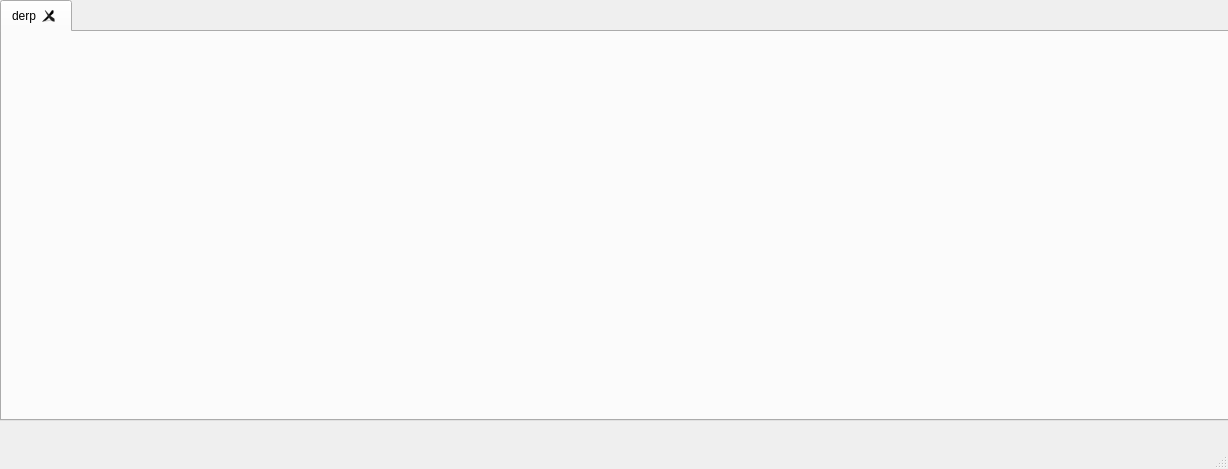
<?xml version="1.0" encoding="UTF-8"?>
<ui version="4.0">
 <class>MainWindow</class>
 <widget class="QMainWindow" name="MainWindow">
  <property name="geometry">
   <rect>
    <x>0</x>
    <y>0</y>
    <width>1228</width>
    <height>469</height>
   </rect>
  </property>
  <property name="sizePolicy">
   <sizepolicy hsizetype="Expanding" vsizetype="Expanding">
    <horstretch>0</horstretch>
    <verstretch>0</verstretch>
   </sizepolicy>
  </property>
  <property name="windowTitle">
   <string>MainWindow</string>
  </property>
  <widget class="QWidget" name="centralWidget">
   <widget class="QTabWidget" name="mainTabs">
    <property name="geometry">
     <rect>
      <x>0</x>
      <y>0</y>
      <width>1231</width>
      <height>421</height>
     </rect>
    </property>
    <property name="layoutDirection">
     <enum>Qt::LeftToRight</enum>
    </property>
    <property name="tabPosition">
     <enum>QTabWidget::North</enum>
    </property>
    <property name="tabShape">
     <enum>QTabWidget::Rounded</enum>
    </property>
    <property name="currentIndex">
     <number>0</number>
    </property>
    <property name="elideMode">
     <enum>Qt::ElideNone</enum>
    </property>
    <property name="tabsClosable">
     <bool>true</bool>
    </property>
    <widget class="QWidget" name="widget">
     <attribute name="title">
      <string>derp</string>
     </attribute>
    </widget>
   </widget>
  </widget>
  <widget class="QStatusBar" name="statusBar"/>
  <widget class="QMenuBar" name="menuBar">
   <property name="geometry">
    <rect>
     <x>0</x>
     <y>0</y>
     <width>1228</width>
     <height>21</height>
    </rect>
   </property>
  </widget>
  <action name="actionMinimize">
   <property name="text">
    <string>Minimize</string>
   </property>
   <property name="shortcut">
    <string>Ctrl+M</string>
   </property>
  </action>
  <action name="actionZoom">
   <property name="text">
    <string>Zoom</string>
   </property>
  </action>
  <action name="actionNew_Soundboard">
   <property name="text">
    <string>New Soundboard</string>
   </property>
   <property name="shortcut">
    <string>Ctrl+N</string>
   </property>
  </action>
  <action name="actionOpen_Soundboard">
   <property name="text">
    <string>Open Soundboard</string>
   </property>
   <property name="shortcut">
    <string>Ctrl+O</string>
   </property>
  </action>
  <action name="actionClose_Soundboard">
   <property name="text">
    <string>Close Soundboard</string>
   </property>
   <property name="shortcut">
    <string>Ctrl+W</string>
   </property>
  </action>
  <action name="actionAbout">
   <property name="text">
    <string>About</string>
   </property>
  </action>
  <action name="actionSave_Soundboard">
   <property name="text">
    <string>Save Soundboard</string>
   </property>
   <property name="shortcut">
    <string>Ctrl+S</string>
   </property>
  </action>
  <action name="actionNext_Soundboard">
   <property name="text">
    <string>Next Soundboard</string>
   </property>
   <property name="shortcut">
    <string>Ctrl+Tab</string>
   </property>
  </action>
  <action name="actionPrevious_Soundboard">
   <property name="text">
    <string>Previous Soundboard</string>
   </property>
   <property name="shortcut">
    <string>Ctrl+Shift+Backtab</string>
   </property>
  </action>
 </widget>
 <layoutdefault spacing="6" margin="11"/>
 <resources/>
 <connections>
  <connection>
   <sender>mainTabs</sender>
   <signal>tabCloseRequested(int)</signal>
   <receiver>MainWindow</receiver>
   <slot>closeSoundboard(int)</slot>
   <hints>
    <hint type="sourcelabel">
     <x>454</x>
     <y>203</y>
    </hint>
    <hint type="destinationlabel">
     <x>455</x>
     <y>199</y>
    </hint>
   </hints>
  </connection>
 </connections>
 <slots>
  <slot>newSoundboard()</slot>
  <slot>openSoundboard()</slot>
  <slot>showAbout()</slot>
  <slot>closeSoundboard(int)</slot>
  <slot>closeSoundboard()</slot>
  <slot>saveSoundboard()</slot>
  <slot>nextTab()</slot>
  <slot>prevTab()</slot>
 </slots>
</ui>
